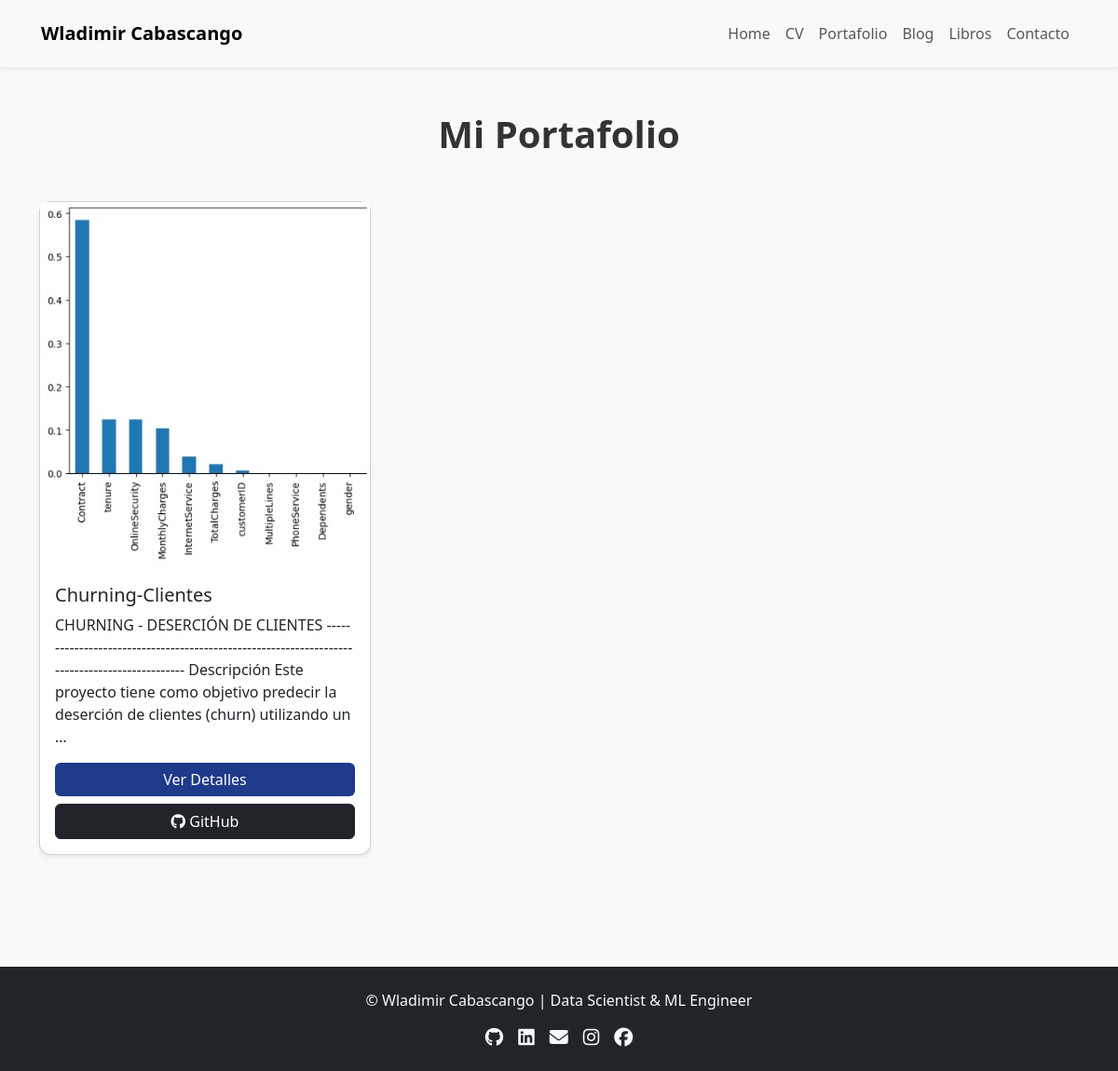
/portfolio/, run on an earlier commit of the app's database.
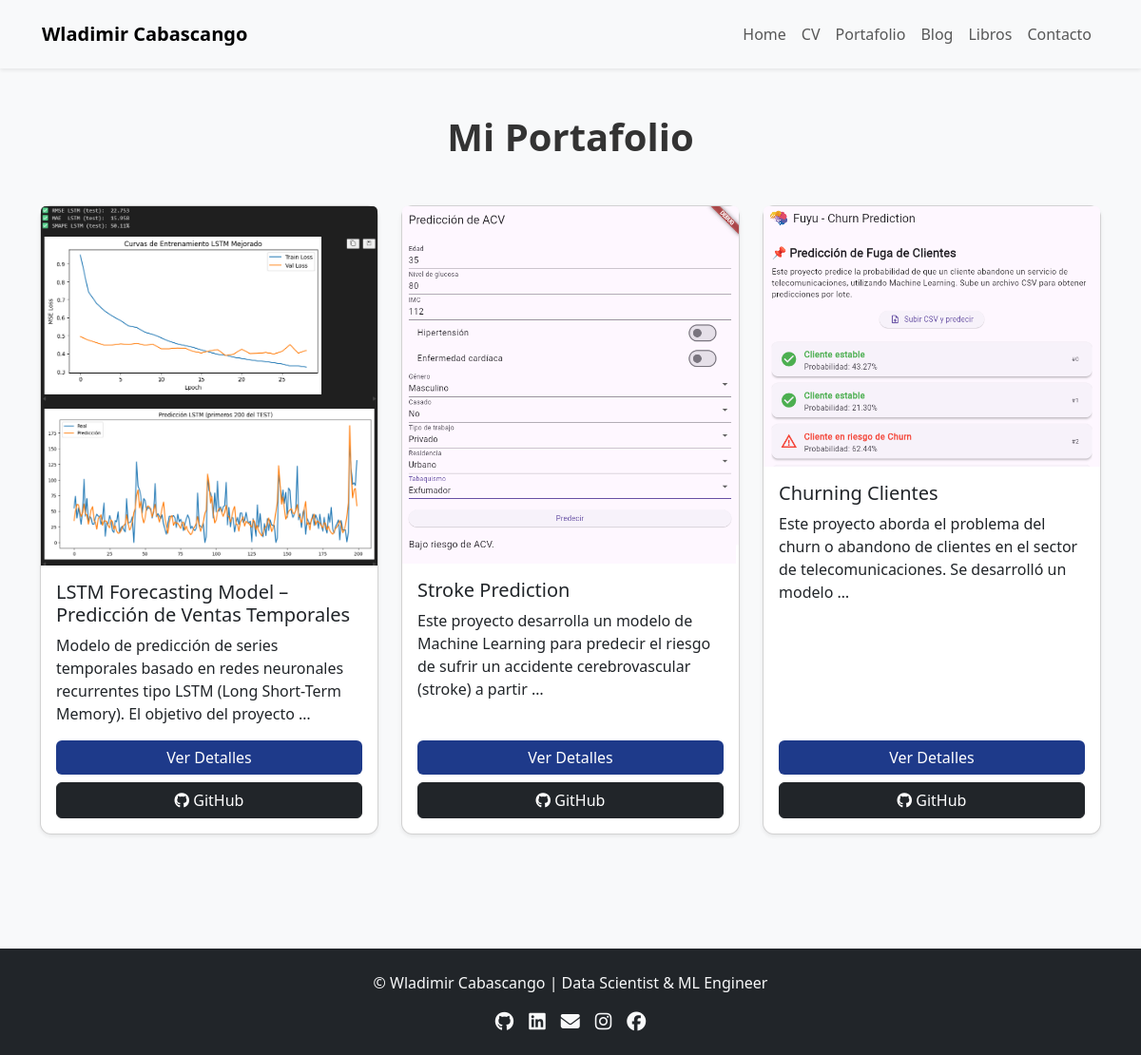
And on a later commit of the database.
### main/models.py (models this page shows, shortened)
class Project(models.Model):
    title = models.CharField(max_length=200)
    description = models.TextField()
    tools = models.CharField(max_length=200)
    github_link = models.URLField(blank=True, null=True)
    demo_link = models.URLField(blank=True, null=True)  # para ver la demo online
    image = models.ImageField(upload_to='project_images/', blank=True, null=True)
    tags = models.CharField(max_length=200, blank=True, null=True)  # filtros por tecnología
    created_at = models.DateTimeField(auto_now_add=True)
    updated_at = models.DateTimeField(auto_now=True)
    has_demo = models.BooleanField(default=False, verbose_name="¿Mostrar demo interactiva?")
    api_url = models.URLField(blank=True, null=True, verbose_name="URL del endpoint (si aplica)")

### main/views.py (the view)
# urls.py: path('portfolio/', views.portfolio, name='portfolio'),
def portfolio(request):
    projects = Project.objects.all().order_by('-created_at')
    return render(request, 'main/portfolio.html', {'projects': projects})

### main/templates/main/portfolio.html (shortened to what this page needs)
{% extends 'main/base.html' %}
{% load static %}
{% block content %}
<div class="container py-5">
    <h1 class="text-center fw-bold mb-5">Mi Portafolio</h1>
    <div class="row">
        {% for project in projects %}
        <div class="col-md-4 mb-4">
            <div class="card shadow-sm h-100">
                {% if project.image %}
                    <img src="{{ project.image.url }}" class="card-img-top" alt="{{ project.title }}">
                {% else %}
                    <img src="{% static 'images/project_placeholder.png' %}" class="card-img-top" alt="{{ project.title }}">
                {% endif %}
                <div class="card-body d-flex flex-column">
                    <h5 class="card-title">{{ project.title }}</h5>
                    <p class="card-text">{{ project.description|truncatewords:20 }}</p>
                    <div class="mt-auto">
                        <a href="{% url 'project_detail' project.id %}" class="btn btn-primary w-100 mb-2">Ver Detalles</a>
                        {% if project.github_link %}
                            <a href="{{ project.github_link }}" target="_blank" class="btn btn-dark w-100"><i class="fab fa-github"></i> GitHub</a>
                        {% endif %}
                    </div>
                </div>
            </div>
        </div>
        {% empty %}
        <p>No hay proyectos aún.</p>
        {% endfor %}
    </div>
</div>
{% endblock %}

### main/templates/main/base.html (shortened to what this page needs)
<!DOCTYPE html>
<html lang="es">
<head>
    {% load static %}
    <link href="https://cdn.jsdelivr.net/npm/bootstrap@5.3.2/dist/css/bootstrap.min.css" rel="stylesheet">
    <link href="https://cdnjs.cloudflare.com/ajax/libs/font-awesome/6.4.2/css/all.min.css" rel="stylesheet">
    <link rel="stylesheet" href="{% static 'css/style.css' %}">
</head>
<body>
    <nav class="navbar navbar-expand-lg navbar-light bg-light shadow-sm">
        <div class="container">
            <a class="navbar-brand fw-bold" href="{% url 'home' %}">Wladimir Cabascango</a>
            <div class="collapse navbar-collapse" id="navbarNav">
                <ul class="navbar-nav ms-auto">
                    <li class="nav-item">
                        <a class="nav-link" href="{% url 'home' %}">Home</a>
                    </li>
                    <li class="nav-item">
                        <a class="nav-link" href="{% url 'cv' %}">CV</a>
                    </li>
                    <li class="nav-item">
                        <a class="nav-link" href="{% url 'portfolio' %}">Portafolio</a>
                    </li>
                    <li class="nav-item">
                        <a class="nav-link" href="{% url 'blog' %}">Blog</a>
                    </li>
                    <li class="nav-item">
                        <a class="nav-link" href="{% url 'books' %}">Libros</a>
                    </li>
                    <li class="nav-item">
                        <a class="nav-link" href="#contact">Contacto</a>
                    </li>
                </ul>
            </div>
        </div>
    </nav>
    <main>
        {% block content %}{% endblock %}
    </main>
    <footer class="bg-dark text-light py-4 mt-5">
        <div class="container text-center">
            <p>© {{ now|date:"Y" }} Wladimir Cabascango | Data Scientist & ML Engineer</p>
            <div class="d-flex justify-content-center gap-3 mt-2">
                <a href="https://github.com/EderCabascango" target="_blank" class="text-light"><i class="fab fa-github fa-lg"></i></a>
                <a href="https://linkedin.com/in/wladimir-cabascango-79b79810a/" target="_blank" class="text-light"><i class="fab fa-linkedin fa-lg"></i></a>
                <a href="mailto:wladimireder@gmail.com" class="text-light"><i class="fas fa-envelope fa-lg"></i></a>
                <a href="https://www.instagram.com/wladimireder" target="_blank" class="text-light"><i class="fab fa-instagram fa-lg"></i></a>
                <a href="https://www.facebook.com/share/172wSwAXjK/" target="_blank" class="text-light"><i class="fab fa-facebook fa-lg"></i></a>
            </div>
        </div>
    </footer>
</body>
</html>

### main/static/css/style.css (style rules this page uses)
body { font-family: 'Segoe UI', Tahoma, Geneva, Verdana, sans-serif; background-color: #f8f9fa; color: #333; }
.card { border-radius: 12px; transition: all 0.3s ease; }
.btn-primary { background-color: #1e3a8a; border: none; transition: all 0.3s ease; }
footer { background-color: #111827; color: #fff; text-align: center; }
footer a { color: #fff; transition: color 0.3s; }
.navbar { padding: 1rem 2rem; }

What changed in the data, as far as the page shows it:
removed Project: image (picture), title "Churning-Clientes", description "CHURNING - DESERCIÓN DE CLIENTES ---------------------------------------------------------------------------------------------- Descripción Este proyecto tiene como objetivo predecir la deserción de clientes (churn) utilizando un …"
added Project: image (picture), title "LSTM Forecasting Model – Predicción de Ventas Temporales", description "Modelo de predicción de series temporales basado en redes neuronales recurrentes tipo LSTM (Long Short-Term Memory). El objetivo del proyecto …"
added Project: image (picture), title "Stroke Prediction", description "Este proyecto desarrolla un modelo de Machine Learning para predecir el riesgo de sufrir un accidente cerebrovascular (stroke) a partir …"
added Project: image (picture), title "Churning Clientes", description "Este proyecto aborda el problema del churn o abandono de clientes en el sector de telecomunicaciones. Se desarrolló un modelo …"
